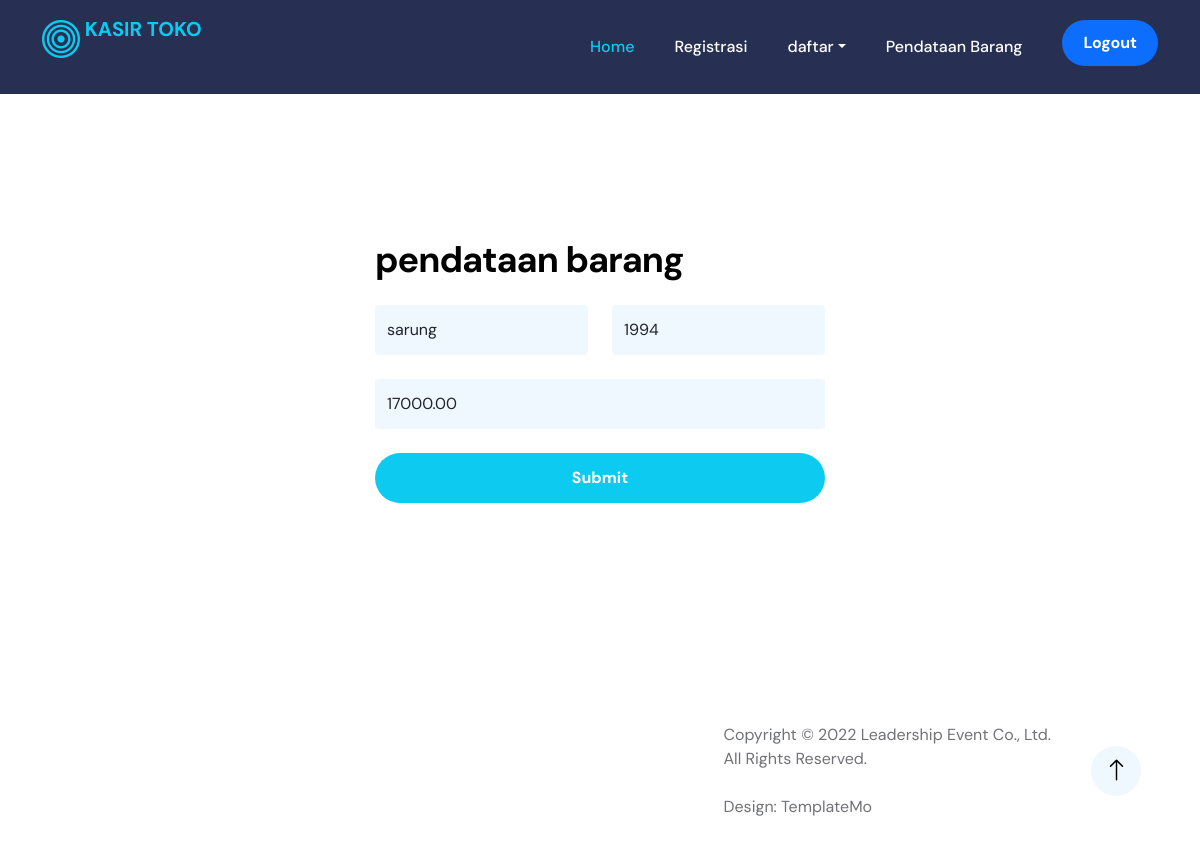
The app's page /administrator/stok_update_v.php?id_barang=1 with its own data.
### tables this page shows
CREATE TABLE `tb_barang` (
  `id_barang` int(11) NOT NULL,
  `nama_barang` varchar(255) NOT NULL,
  `stok_barang` int(11) NOT NULL,
  `harga_barang` decimal(10,2) NOT NULL
);

### administrator/stok_update_v.php (the view, shortened to what this page needs)
<?php
include('header.php');
include('inavbar.php');
include ('../config.php');
$id = $_GET['id_barang'];
$sql = mysqli_query($koneksi, "SELECT * FROM tb_barang  WHERE id_barang='$id'");
$barang = mysqli_fetch_assoc($sql);
?>
<section class="volunteer-section section-padding" id="section_4">
<div class="col-lg-9 col-17 mx-auto">
               <div class="col-lg-6 col-12 mx-auto">
                            <form class="custom-form volunteer-form mb-5 mb-lg-0" action="stok_update_m.php" method="post" role="form">
                                <h3 class="mb-4">pendataan barang</h3>
                                <div class="row">
                                    <div class="col-lg-6 col-12">
                                        <input type="text" name="nama_barang" value="<?= $barang['nama_barang'] ?>" class="form-control" placeholder="nama barang" required>
                                    </div>
                                    <div class="col-lg-6 col-12">
                                        <input type="text" name="stok" value="<?= $barang['stok_barang'] ?>" class="form-control" placeholder="stok" required>
                                    </div>
                                    <div class="">
                                        <input type="text" name="harga" value="<?= $barang['harga_barang'] ?>"  class="form-control" placeholder="Harga" required>
                                    </div>
                                </div>
                                <button type="submit" class="form-control">Submit</button>
                            </form>
                        </div>
                    </div>
            </section>
<?php
include('footer.php');
?>

### css/templatemo-leadership-event.css (style rules this page uses)
:root { --white-color: #ffffff; --primary-color: #0dcaf0; --secondary-color: #0d6efd; --section-bg-color: #f0f8ff; --dark-color: #000000; --navbar-bg-color: #273053; --p-color: #717275; --highlight-icon-color: #ff0100; --body-font-family: 'DM Sans', sans-serif; --h1-font-size: 62px; --h2-font-size: 48px; --h3-font-size: 36px; --h4-font-size: 32px; --h5-font-size: 24px; --h6-font-size: 22px; --p-font-size: 18px; --menu-font-size: 16px; --copyright-text-font-size: 16px; --font-weight-normal: 400; --font-weight-medium: 500; --font-weight-bold: 700; }
body { background: var(--white-color); font-family: var(--body-font-family); }
h2, h3, h4, h5, h6 { color: var(--dark-color); }
h1, h2, h3, h4, h5, h6 { font-weight: var(--font-weight-bold); letter-spacing: -1px; }
h3 { font-size: var(--h3-font-size); }
a, button { touch-action: manipulation; transition: all 0.3s; }
.section-padding { padding-top: 120px; padding-bottom: 120px; }
.custom-form .form-control { background: var(--section-bg-color); border: 0; margin-bottom: 24px; padding-top: 13px; padding-bottom: 13px; }
.custom-form button[type="submit"] { background: var(--primary-color); border-radius: 100px; color: var(--white-color); font-weight: var(--font-weight-bold); transition: all 0.3s; margin-bottom: 0; }

### records on screen
tb_barang: nama_barang "sarung", stok "1994", harga "17000.00"
